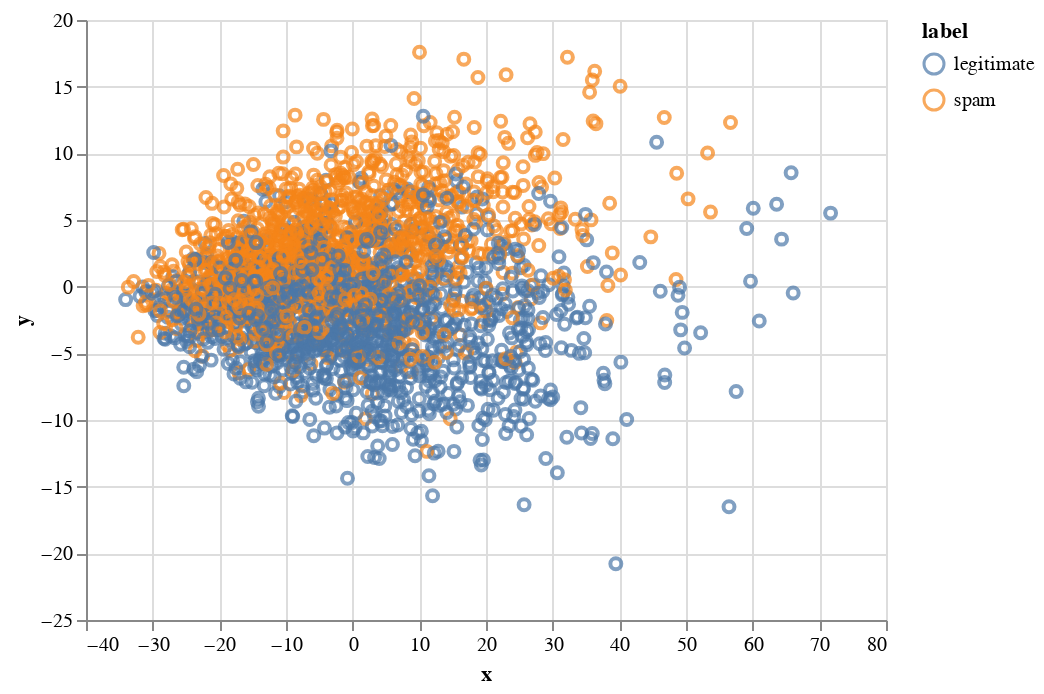

Notebook code for this chart:
### Markdown cell above
As before, we'll use PCA to project our points into two dimensions and then plot them to see if there's any structure with our data.

### Code cell
plot.plot_pca(data, "text", func=count_frequency, x="x", y="y", color="label")

### Figure 1 — Vega-Lite specification as saved in the notebook (floating-point values rounded to 4 significant figures; data arrays with more than 128 entries replaced by an {"elided": "..."} marker saying what was removed)
{"config": {"view": {"continuousWidth": 400, "continuousHeight": 300}}, "data": {"name": "data-23353badc58361e040765cfa52423ce7"}, "mark": "point", "encoding": {"color": {"type": "nominal", "field": "label"}, "x": {"type": "quantitative", "field": "x"}, "y": {"type": "quantitative", "field": "y"}}, "selection": {"selector001": {"type": "interval", "bind": "scales", "encodings": ["x", "y"]}}, "$schema": "https://vega.github.io/schema/vega-lite/v4.8.1.json", "datasets": {"data-23353badc58361e040765cfa52423ce7": {"elided": "2500 records"}}}
